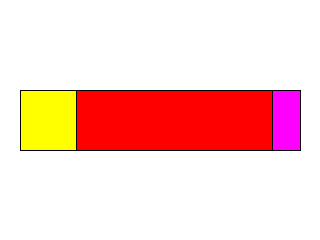
Frame 1 (no input)
Frame 60 (the mouse pressed at the canvas centre just before this capture): identical to frame 1, image omitted
Frame 120 (the mouse held since frame 60 and released just before this capture): identical to frame 1, image omitted

The Processing sketch that drew this single still picture (run headless with seeded random() and noise(); from frame 60 on, the mouse is pressed at the canvas centre):

// Processing sketch: BarGraph
// ── BarGraph.pde
float a = 20; //percent
float b = 70; //percent
float c = 10; //percent

float w = 280;

void setup(){
  size(320,240);
}

void draw(){
  background(255);

  fill(255,255,255);
  rect(20,90,w,60);

  fill(255,255,0);
  rect(20,90,w*a/100,60);

  //fill(0,0,0);
  //rect(20+w*a/100-2,90,4,60);

  fill(255,0,0);
  rect(20+w*a/100,90,w*b/100,60);

  fill(255,0,255);
  rect(20+w*a/100+w*b/100,90,w*c/100,60);
}
